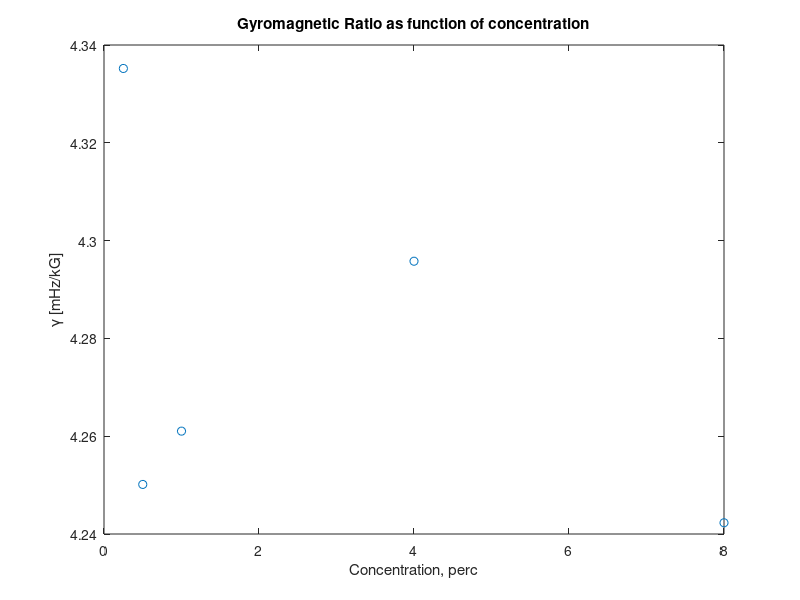

Here is the MATLAB script that generated this plot: (Note: this script raises an error after producing the figure.)
%%% NMR Experiment main program %%%%%%%%%%%%%%%%%%%
clear all;
close all;
clc;
 pos = get(0, 'ScreenSize');

%%% Gyromagnetic Ratio calculation

B0 = [3.6 3.56 3.59 3.60 3.53];
freq = [(15.27257+15.27198)/2 (15.29292+15.29306)/2 (15.29660+15.29764)/2 (15.30097+15.30002)/2 (15.30392+15.30260)/2]
freq_err =  [abs(15.27257-15.27198) abs(15.29292-15.29306) abs(15.29660-15.29764) abs(15.30097-15.30002) abs(15.30392-15.30260)]
B_err = [0.01+0.4*0.04 0.01+2*0.04 0.01+0.5*0.04 0.01+0.3*0.04 0.01+1*0.04]
gamma = freq./B0;
conc = [8 4 1 0.5 0.25];
h1 = figure('Color', 'white');
plot(conc, gamma, 'o')
title('Gyromagnetic Ratio as function of concentration');
xlabel('Concentration, perc');
ylabel('\gamma [mHz/kG]');
export_fig(h1, 'gmagnet.pdf');


%%%%%%%%%%%%%%%%%%%%%%%%%%%%%%%%%%%%%%%%

T1_list = dir ('T1*.csv');
h0=figure('PaperOrientation', 'landscape','position', pos, 'Color', 'white');
for i=1:length(T1_list)
    [T1_results(i,1), T1_results(i,2), T1_results(i,3), T1_results(i,4)] = T1(T1_list(i).name, i);
end

%%% we are going to plot T_1 as function of concentration
subplot(2,3, i+1);
plot (T1_results(:,4), T1_results(:,2));
title ('T_1 as function of concentration of CuSo_4 ');
xlabel('Concentration, perc');
ylabel('T_1, [msec]');
export_fig(h0, 'T1res.pdf')

T2_star_list = dir ('T2_star*.csv');
h2 = figure('PaperOrientation', 'landscape','position', pos, 'Color', 'white');
for i=1:length(T2_star_list)
    [T2_star_results(i,1), T2_star_results(i,2), T2_star_results(i,3), T2_star_results(i,4)] = T2_star(T2_star_list(i).name, i, 0);
end

%%% we are going to plot T_2_star as function of concentration
subplot (2,3,i+1)
plot (T2_star_results(:,4), T2_star_results(:,2), 'o');
title ('{T_2}^* as function of concentration of CuSo_4 ');
xlabel('Concentration, perc');
ylabel('{T_2}^*, [sec]');
export_fig (h2, 'T2starres.pdf');



T2_list = dir ('TT2_*CPMG.csv');
h3 = figure('PaperOrientation', 'landscape','position', pos, 'Color', 'white');
for i=1:length(T2_list)
    [T2_results_CPMG(i,1), T2_results_CPMG(i,2), T2_results_CPMG(i,3), T2_results_CPMG(i,4)] = T2(T2_list(i).name, 1, i, 0);
end

%% Now we'll plot T2 as a function of concentration
subplot (2,3, i+1);
plot (T2_results_CPMG(:,4), T2_results_CPMG(:,2), '-o');
title ('{T_2} (CPMG sequence) as function of concentration of CuSo_4 ');
xlabel('Concentration, perc');
ylabel('{T_2}, [sec]');
export_fig(h3, 'T2_CPMGres.pdf')

T2_CP_list = dir ('TT2_*CP.csv');
h4 = figure('PaperOrientation', 'landscape','position', pos, 'Color', 'white');
for i=1:length(T2_CP_list)
    [T2_results_CP(i,1), T2_results_CP(i,2), T2_results_CP(i,3), T2_results_CP(i,4)] = T2(T2_CP_list(i).name, 0, i, 0);
end
%% Now we'll plot T2 as a function of concentration
subplot (2,3, i+1);
plot (T2_results_CP(:,4), T2_results_CP(:,2), '-o');
title ('{T_2} (CP sequence) as function of concentration of CuSo_4 ');
xlabel('Concentration, perc');
ylabel('{T_2}, [sec]');
export_fig(h4,'T2_CPres.pdf')

Ts_list = dir ('*T2*.csv');
for i = 1:length(Ts_list)
    a(i) = noise_eval(Ts_list(i).name)
end


%%% now we will compare results with an moving average (3 & 5 points) filter %%%%%

T2_list = dir ('TT2_*CPMG.csv');
h7 = figure('PaperOrientation', 'landscape','position', pos, 'Color', 'white');
for i=1:length(T2_list)
    [T2_results_CPMG_f3(i,1), T2_results_CPMG_f3(i,2), T2_results_CPMG_f3(i,3), T2_results_CPMG_f3(i,4)] = T2_filt(T2_list(i).name, 1, i, 3);
end

%% Now we'll plot T2 as a function of concentration
subplot (2,3, i+1);
plot (T2_results_CPMG(:,4), T2_results_CPMG(:,2), '-o');
title ('{T_2} (CPMG sequence) as function of concentration of CuSo_4 fitered 3p');
xlabel('Concentration, perc');
ylabel('{T_2}, [sec]');
export_fig(h7, 'T2_CPMGres_filt3.pdf')



T2_list = dir ('TT2_*CPMG.csv');
h8 = figure('PaperOrientation', 'landscape','position', pos, 'Color', 'white');
for i=1:length(T2_list)
    [T2_results_CPMG_f5(i,1), T2_results_CPMG_f5(i,2), T2_results_CPMG_f5(i,3), T2_results_CPMG_f5(i,4)] = T2_filt(T2_list(i).name, 1, i, 5);
end

%% Now we'll plot T2 as a function of concentration
subplot (2,3, i+1);
plot (T2_results_CPMG(:,4), T2_results_CPMG(:,2), '-o');
title ('{T_2} (CPMG sequence) as function of concentration of CuSo_4 fitered 5p');
xlabel('Concentration, perc');
ylabel('{T_2}, [sec]');
export_fig(h8, 'T2_CPMGres_filt5.pdf')

h9 = figure('Color', 'white');
plot(T2_results_CPMG(:,4), T2_results_CPMG(:,2), '-or');
hold on;
plot(T2_results_CPMG_f3(:,4), T2_results_CPMG_f3(:,2), '-ok');
plot(T2_results_CPMG_f5(:,4), T2_results_CPMG_f5(:,2), '-ob');
legend('not filtered data', 'moving average 3 points', 'moving average 5 points')
title ('{T_2} (CPMG sequence) as function of concentration of CuSo_4 with various filter length');
xlabel('Concentration, perc');
ylabel('{T_2}, [sec]');
export_fig(h9, 'T2_CPMGres_filt_diff.pdf')

h10 = figure('Color', 'white');

plot(T2_results_CPMG(:,4), T2_results_CPMG(:,3), '-or');
hold on;
plot(T2_results_CPMG_f3(:,4), T2_results_CPMG_f3(:,3), '-ok');
plot(T2_results_CPMG_f5(:,4), T2_results_CPMG_f5(:,3), '-ob');
legend('not filtered data', 'moving average 3 points', 'moving average 5 points', 'Location', 'SE')
title ('{T_2} (CPMG sequence) fit goodness as function of concentration of CuSo_4 with various filter length');
xlabel('Concentration, perc');
ylabel('R^2');
export_fig(h10, 'T2_CPMGres_filt_diff_Rsq.pdf')



T2_star_list = dir ('T2_star*.csv');
h11 = figure('PaperOrientation', 'landscape','position', pos, 'Color', 'white');
for i=1:length(T2_star_list)
    [T2_star_results7(i,1), T2_star_results7(i,2), T2_star_results7(i,3), T2_star_results7(i,4)] = T2_star(T2_star_list(i).name, i, 7);
end

%%% we are going to plot T_2_star as function of concentration
subplot (2,3,i+1)
plot (T2_star_results7(:,4), T2_star_results7(:,2), 'o');
title ('{T_2}^* as function of concentration of CuSo_4 filtered 7p');
xlabel('Concentration, perc');
ylabel('{T_2}^*, [sec]');
export_fig (h11, 'T2starres_f7.pdf');

T2_star_list = dir ('T2_star*.csv');
h12 = figure('PaperOrientation', 'landscape','position', pos, 'Color', 'white');
for i=1:length(T2_star_list)
    [T2_star_results5(i,1), T2_star_results5(i,2), T2_star_results5(i,3), T2_star_results5(i,4)] = T2_star(T2_star_list(i).name, i, 5);
end

%%% we are going to plot T_2_star as function of concentration
subplot (2,3,i+1)
plot (T2_star_results5(:,4), T2_star_results5(:,2), 'o');
title ('{T_2}^* as function of concentration of CuSo_4 filtered 5p');
xlabel('Concentration, perc');
ylabel('{T_2}^*, [sec]');
export_fig (h12, 'T2starres_f5.pdf');



T2_star_list = dir ('T2_star*.csv');
h13 = figure('PaperOrientation', 'landscape','position', pos, 'Color', 'white');
for i=1:length(T2_star_list)
    [T2_star_results3(i,1), T2_star_results3(i,2), T2_star_results3(i,3), T2_star_results3(i,4)] = T2_star(T2_star_list(i).name, i, 3);
end

%%% we are going to plot T_2_star as function of concentration
subplot (2,3,i+1)
plot (T2_star_results3(:,4), T2_star_results3(:,2), 'o');
title ('{T_2}^* as function of concentration of CuSo_4 filtered 3p');
xlabel('Concentration, perc');
ylabel('{T_2}^*, [sec]');
export_fig (h12, 'T2starres_f3.pdf');


h14 = figure('Color', 'white');

plot(T2_star_results(:,4), T2_star_results(:,3), '-or');
hold on;
plot(T2_star_results3(:,4), T2_star_results3(:,3), '-ok');
plot(T2_star_results5(:,4), T2_star_results5(:,3), '-ob');
plot(T2_star_results7(:,4), T2_star_results7(:,3), '-og');
legend('not filtered data', 'moving average 3 points', 'moving average 5 points', 'moving average 7 points', 'Location', 'NE')
title ('{T_2}^* fit goodness as function of concentration of CuSo_4 with various filter length');
xlabel('Concentration, perc');
ylabel('R^2');
export_fig(h14, 'T2_star_res_filt_diff_Rsq.pdf')

h15 = figure('Color', 'white');

plot(T2_star_results(:,4), T2_star_results(:,2), '-or');
hold on;
plot(T2_star_results3(:,4), T2_star_results3(:,2), '-ok');
plot(T2_star_results5(:,4), T2_star_results5(:,2), '-ob');
plot(T2_star_results7(:,4), T2_star_results7(:,2), '-og');
legend('not filtered data', 'moving average 3 points', 'moving average 5 points', 'moving average 7 points', 'Location', 'NE')
title ('{T_2}^* as function of concentration of CuSo_4 with various filter length');
xlabel('Concentration, perc');
ylabel('{T_2}^*, [sec]');
export_fig(h15, 'T2_star_res_filt_diff.pdf')


%%%% Errors calculation

delta_gamma = sqrt(freq_err.^2./B0.^2+B_err.^2.*(freq./B0).^2)
